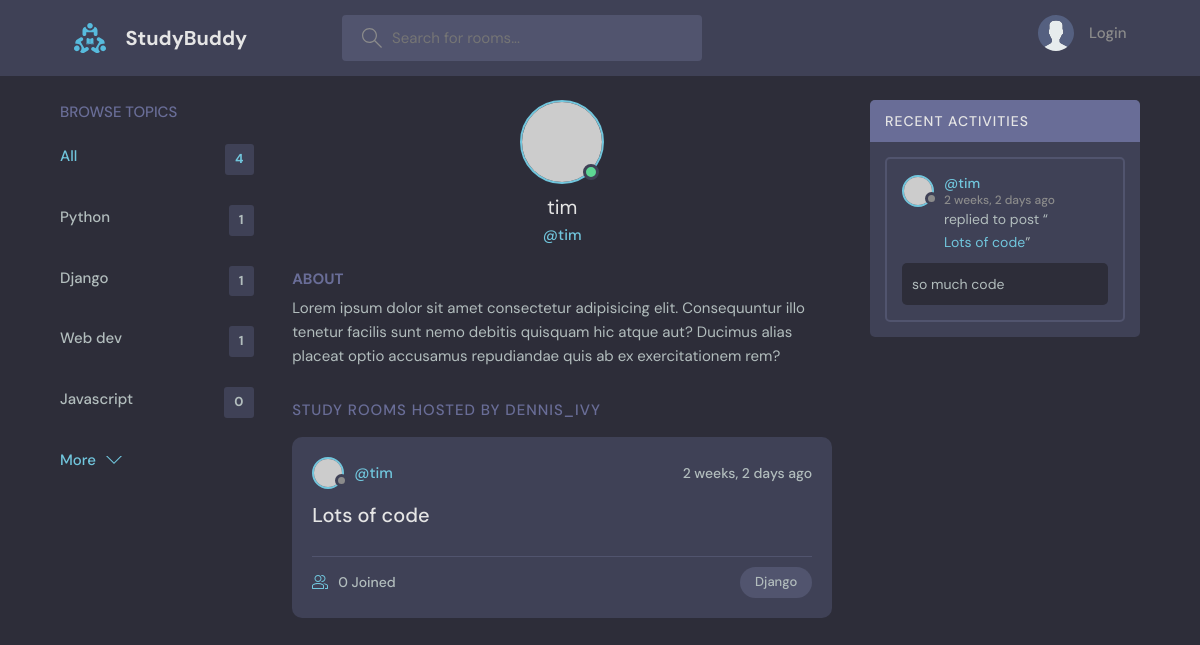
/profile/2, run on an earlier commit of the app's database.
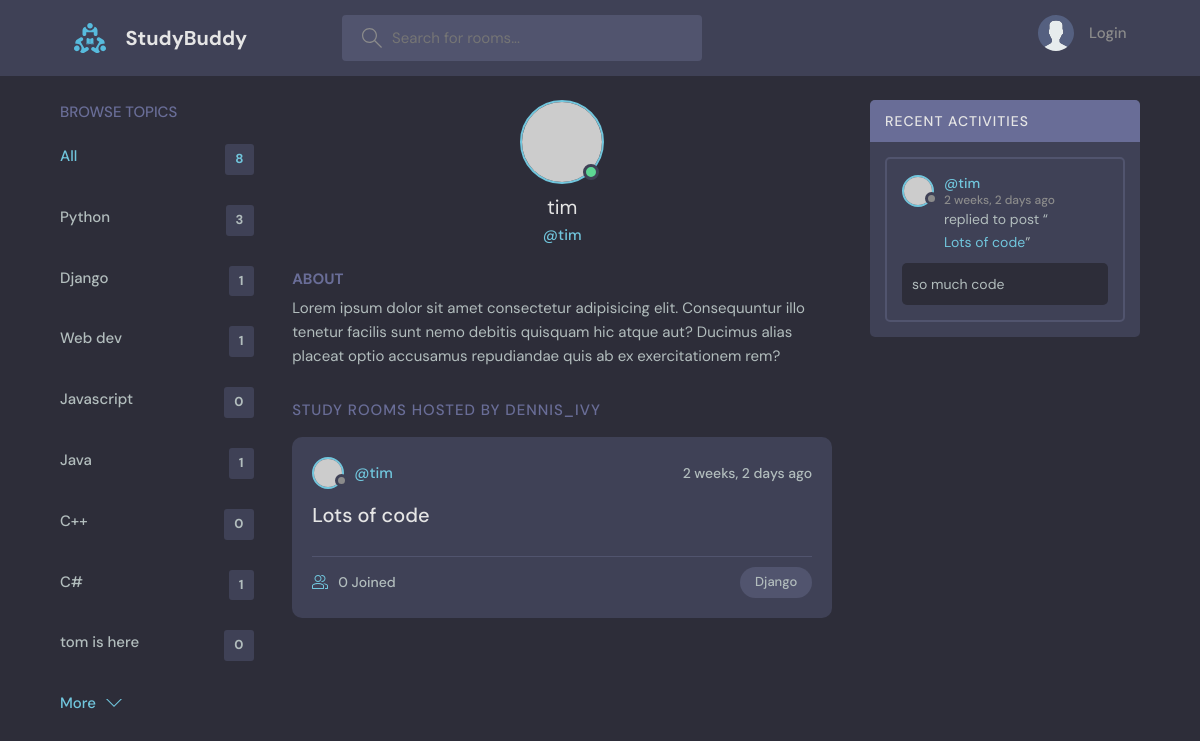
And on a later commit of the database.
### base/models.py (models this page shows, shortened)
class Topic(models.Model):
    name = models.CharField(max_length=200)

class Room(models.Model):
    host = models.ForeignKey(User, on_delete=models.SET_NULL, null=True)
    topic = models.ForeignKey(Topic, on_delete=models.SET_NULL, null=True)
    name = models.CharField(max_length=200)
    description = models.TextField(null=True, blank=True)
    participants = models.ManyToManyField(User, related_name='participants', blank=True)
    updated = models.DateTimeField(auto_now=True)
    created = models.DateTimeField(auto_now_add=True)
    class Meta: #order by descending date, newest first
        ordering = ['-updated', '-created']
    def __str__(self):
        return self.name

class Message(models.Model):
    user = models.ForeignKey(User, on_delete=models.CASCADE)
    room = models.ForeignKey(Room, on_delete=models.CASCADE)
    body = models.TextField()
    updated = models.DateTimeField(auto_now=True)
    created = models.DateTimeField(auto_now_add=True)
    class Meta: #order by descending date, newest first
        ordering = ['-updated', '-created']

### base/views.py (the view)
# urls.py: path('profile/<str:pk>', views.userProfile, name="user-profile"),
def userProfile(request, pk):
    user = User.objects.get(id=pk)
    rooms = user.room_set.all()
    room_messages = user.message_set.all()
    topics = Topic.objects.all()
    context = {'user':user,'rooms':rooms,
        'room_messages':room_messages, 'topics':topics}
    return render(request, 'base/profile.html', context)

### base/templates/base/profile.html (shortened to what this page needs)
{% extends 'main.html' %}
{% block content %}
  <main class="profile-page layout layout--3">
    <div class="container">
      {% include 'base/topics_component.html' %}
      <div class="roomList">
        <div class="profile">
          <div class="profile__avatar">
            <div class="avatar avatar--large active">
              <img src="https://randomuser.me/api/portraits/men/11.jpg" />
            </div>
          </div>
          <div class="profile__info">
            <h3>{{user.username}}</h3>
            <p>@{{user.username}}</p>
          </div>
          <div class="profile__about">
            <h3>About</h3>
            <p>
              Lorem ipsum dolor sit amet consectetur adipisicing elit. Consequuntur illo tenetur
              facilis sunt nemo debitis quisquam hic atque aut? Ducimus alias placeat optio
              accusamus repudiandae quis ab ex exercitationem rem?
            </p>
          </div>
        </div>
        <div class="roomList__header">
          <div>
            <h2>Study Rooms Hosted by dennis_ivy</a>
            </h2>
          </div>
        </div>
        {% include 'base/feed_component.html' %}
      </div>
      {% include 'base/activity_component.html' %}
    </div>
  </main>
{% endblock content%}

### templates/main.html (shortened to what this page needs)
<!DOCTYPE html>
{% load static %}
<html lang="en">
  <head>
    <link rel="stylesheet" href="{% static 'styles/style.css' %}" />
  </head>
  <body>
    {% include 'navbar.html'%}
    {% block content %}
    {% endblock %}
  </body>
</html>

### templates/navbar.html (shortened to what this page needs)
{% load static %}
<header class="header header--loggedIn">
    <div class="container">
      <a href="{% url 'home' %}" class="header__logo">
        <img src="{% static 'images/logo.svg' %}" />
        <h1>StudyBuddy</h1>
      </a>
      <form class="header__search" method="GET" action="{% url 'home' %}">
        <label>
          <input name="q" placeholder="Search for rooms..." />
        </label>
      </form>
      <nav class="header__menu">
        {% if request.user.is_authenticated %}
        <div class="header__user">
          <a href="{% url 'update-user' %}">
            <div class="avatar avatar--medium active">
              <img src="https://randomuser.me/api/portraits/men/37.jpg" />
            </div>
            <p>{{request.user.username}} <span>@{{request.user.username}}</span></p>
          </a>
          <button class="dropdown-button">
            <svg version="1.1" xmlns="http://www.w3.org/2000/svg" width="32" height="32" viewBox="0 0 32 32">
              <title>chevron-down</title>
              <path d="M16 21l-13-13h-3l16 16 16-16h-3l-13 13z"></path>
            </svg>
          </button>
        </div>
        {% else %}
         <a href="{% url 'login' %}">
          <img src="{% static 'images/avatar.svg' %}" />
          <p>Login</p>
        </a>
        {% endif %}
      </nav>
    </div>
  </header>

### base/templates/base/topics_component.html
<div class="topics">
    <div class="topics__header">
      <h2>Browse Topics</h2>
    </div>
    <ul class="topics__list">
      <li>
        <a href="{% url 'home' %}" class="active">All <span>{{topics.count}}</span></a>
      </li>
      {% for topic in topics %}
      <li>
        <a href="{% url 'home' %}?q={{topic.name}}">{{topic.name}} <span>{{topic.room_set.all.count}}</span></a>
      </li>
      {% endfor %}
    </ul>
    <a class="btn btn--link" href="{% url 'topics' %}">
      More
      <svg version="1.1" xmlns="http://www.w3.org/2000/svg" width="32" height="32" viewBox="0 0 32 32">
        <title>chevron-down</title>
        <path d="M16 21l-13-13h-3l16 16 16-16h-3l-13 13z"></path>
      </svg>
    </a>
  </div>

### base/templates/base/feed_component.html (shortened to what this page needs)
{% for room in rooms %}
<div class="roomListRoom">
    <div class="roomListRoom__header">
      <a href="{% url 'user-profile' room.host.id %}" class="roomListRoom__author">
        <div class="avatar avatar--small">
          <img src="https://randomuser.me/api/portraits/women/11.jpg" />
        </div>
        <span>@{{room.host.username}}</span>
      </a>
      <div class="roomListRoom__actions">
        <span>{{room.created|timesince}} ago</span>
      </div>
    </div>
    <div class="roomListRoom__content">
      <a href="{% url 'room' room.id %}">{{room.name}}</a>
    </div>
    <div class="roomListRoom__meta">
      <a href="{% url 'room' room.id %}l" class="roomListRoom__joined">
        {{room.participants.all.count}} Joined
      </a>
      <p class="roomListRoom__topic">{{room.topic.name}}</p>
    </div>
  </div>
  {% endfor %}

### base/templates/base/activity_component.html (shortened to what this page needs)
<div class="activities">
    <div class="activities__header">
      <h2>Recent Activities</h2>
    </div>
    {% for message in room_messages %}
    <div class="activities__box">
      <div class="activities__boxHeader roomListRoom__header">
        <a href="{% url 'user-profile' message.user.id %}" class="roomListRoom__author">
          <div class="avatar avatar--small">
            <img src="https://randomuser.me/api/portraits/women/11.jpg" />
          </div>
          <p>
            @{{message.user}}
            <span>{{message.created|timesince}} ago</span>
          </p>
        </a>
      </div>
      <div class="activities__boxContent">
        <p>replied to post “<a href="{% url 'room' message.room.id %}">{{message.room}}</a>”</p>
        <div class="activities__boxRoomContent">
          {{message.body}}
        </div>
      </div>
    </div>
    {% endfor %}
  </div>

What changed in the data, as far as the page shows it:
computed for Topic "Python": room_set.all.count "1" → "3"
added Topic: name "Java", room_set.all.count "1"
added Topic: name "C++", room_set.all.count "0"
added Topic: name "C#", room_set.all.count "1"
added Topic: name "tom is here", room_set.all.count "0"
Also different on the page:
{{ topics.count }}: "4" → "8"
